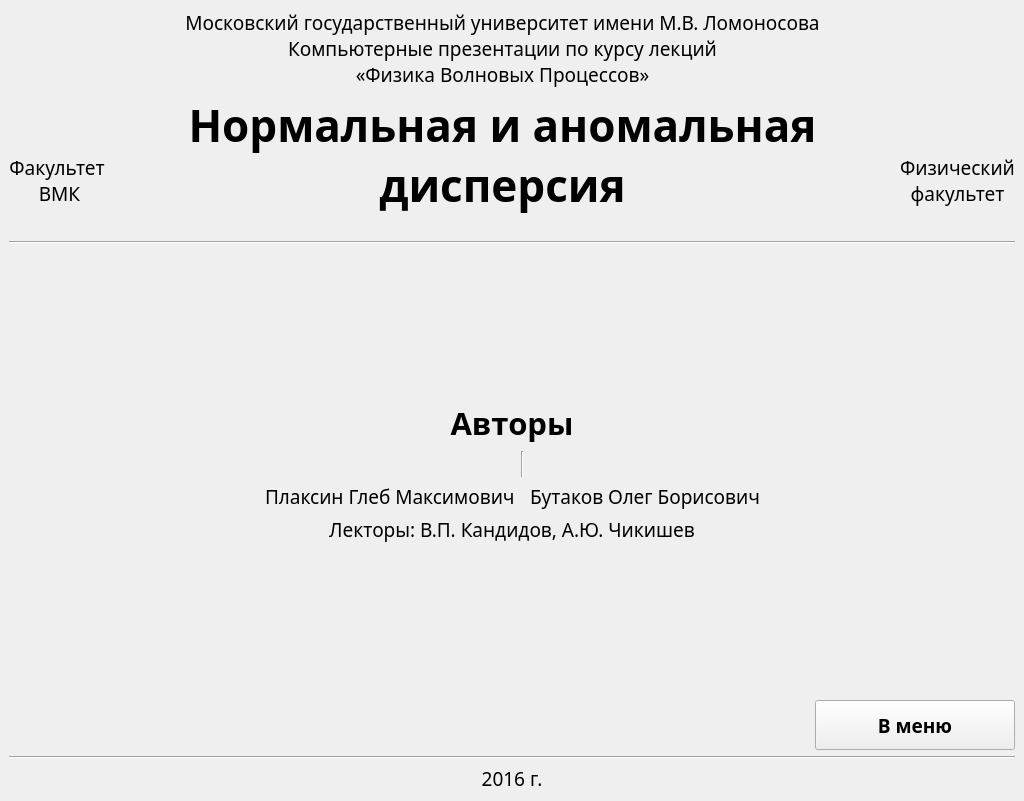
<?xml version="1.0" encoding="UTF-8"?>
<ui version="4.0">
 <class>AuthorsWindow</class>
 <widget class="QMainWindow" name="AuthorsWindow">
  <property name="geometry">
   <rect>
    <x>0</x>
    <y>0</y>
    <width>1024</width>
    <height>801</height>
   </rect>
  </property>
  <property name="windowTitle">
   <string>Авторы | Нормальная и Аномальная дисперсия</string>
  </property>
  <widget class="QWidget" name="centralWidget">
   <property name="font">
    <font>
     <family>Courant</family>
     <pointsize>14</pointsize>
    </font>
   </property>
   <layout class="QVBoxLayout" name="verticalLayout">
    <item>
     <layout class="QHBoxLayout" name="layoutHeader">
      <item>
       <layout class="QVBoxLayout" name="layoutHeaderFacultyCMC">
        <property name="sizeConstraint">
         <enum>QLayout::SetDefaultConstraint</enum>
        </property>
        <item>
         <widget class="QLabel" name="imageHeaderFacultyCMC">
          <property name="sizePolicy">
           <sizepolicy hsizetype="Preferred" vsizetype="Preferred">
            <horstretch>0</horstretch>
            <verstretch>0</verstretch>
           </sizepolicy>
          </property>
          <property name="text">
           <string/>
          </property>
          <property name="pixmap">
           <pixmap resource="../resources/Images.qrc">:/gfx/cmc1.png</pixmap>
          </property>
          <property name="scaledContents">
           <bool>false</bool>
          </property>
          <property name="alignment">
           <set>Qt::AlignCenter</set>
          </property>
         </widget>
        </item>
        <item>
         <widget class="QLabel" name="labelHeaderFacultyCMC">
          <property name="sizePolicy">
           <sizepolicy hsizetype="Preferred" vsizetype="Preferred">
            <horstretch>0</horstretch>
            <verstretch>0</verstretch>
           </sizepolicy>
          </property>
          <property name="font">
           <font>
            <weight>50</weight>
            <italic>false</italic>
            <bold>false</bold>
           </font>
          </property>
          <property name="text">
           <string>Факультет
 ВМК</string>
          </property>
          <property name="alignment">
           <set>Qt::AlignCenter</set>
          </property>
         </widget>
        </item>
       </layout>
      </item>
      <item>
       <layout class="QVBoxLayout" name="layoutHeaderLabels">
        <item>
         <widget class="QLabel" name="labelHeaderUniversity">
          <property name="sizePolicy">
           <sizepolicy hsizetype="Preferred" vsizetype="Preferred">
            <horstretch>0</horstretch>
            <verstretch>0</verstretch>
           </sizepolicy>
          </property>
          <property name="text">
           <string>Московский государственный университет имени М.В. Ломоносова
Компьютерные презентации по курсу лекций
«Физика Волновых Процессов»</string>
          </property>
          <property name="alignment">
           <set>Qt::AlignCenter</set>
          </property>
          <property name="wordWrap">
           <bool>true</bool>
          </property>
         </widget>
        </item>
        <item>
         <widget class="QLabel" name="labelHeaderPresentation">
          <property name="sizePolicy">
           <sizepolicy hsizetype="Preferred" vsizetype="Preferred">
            <horstretch>0</horstretch>
            <verstretch>0</verstretch>
           </sizepolicy>
          </property>
          <property name="font">
           <font>
            <pointsize>33</pointsize>
            <weight>75</weight>
            <bold>true</bold>
           </font>
          </property>
          <property name="text">
           <string>Нормальная и аномальная дисперсия</string>
          </property>
          <property name="alignment">
           <set>Qt::AlignCenter</set>
          </property>
          <property name="wordWrap">
           <bool>true</bool>
          </property>
         </widget>
        </item>
        <item>
         <spacer name="labelHeaderSpacer">
          <property name="orientation">
           <enum>Qt::Horizontal</enum>
          </property>
          <property name="sizeType">
           <enum>QSizePolicy::Expanding</enum>
          </property>
          <property name="sizeHint" stdset="0">
           <size>
            <width>40</width>
            <height>20</height>
           </size>
          </property>
         </spacer>
        </item>
       </layout>
      </item>
      <item>
       <layout class="QVBoxLayout" name="layoutHeaderFacultyPhysics">
        <item>
         <widget class="QLabel" name="imageHeaderFacultyPhysics">
          <property name="text">
           <string/>
          </property>
          <property name="textFormat">
           <enum>Qt::PlainText</enum>
          </property>
          <property name="pixmap">
           <pixmap resource="../resources/Images.qrc">:/gfx/fizfak.png</pixmap>
          </property>
          <property name="scaledContents">
           <bool>false</bool>
          </property>
          <property name="alignment">
           <set>Qt::AlignCenter</set>
          </property>
         </widget>
        </item>
        <item>
         <widget class="QLabel" name="labelHeaderFacultyPhysics">
          <property name="sizePolicy">
           <sizepolicy hsizetype="Preferred" vsizetype="Preferred">
            <horstretch>0</horstretch>
            <verstretch>0</verstretch>
           </sizepolicy>
          </property>
          <property name="text">
           <string>Физический
факультет</string>
          </property>
          <property name="alignment">
           <set>Qt::AlignCenter</set>
          </property>
         </widget>
        </item>
       </layout>
      </item>
     </layout>
    </item>
    <item>
     <widget class="Line" name="separatorHeader">
      <property name="orientation">
       <enum>Qt::Horizontal</enum>
      </property>
     </widget>
    </item>
    <item>
     <spacer name="verticalSpacerHeader">
      <property name="orientation">
       <enum>Qt::Vertical</enum>
      </property>
      <property name="sizeHint" stdset="0">
       <size>
        <width>20</width>
        <height>40</height>
       </size>
      </property>
     </spacer>
    </item>
    <item>
     <layout class="QVBoxLayout" name="layoutAuthors">
      <item>
       <widget class="QLabel" name="labelAuthors">
        <property name="font">
         <font>
          <pointsize>23</pointsize>
          <weight>75</weight>
          <bold>true</bold>
         </font>
        </property>
        <property name="text">
         <string>Авторы</string>
        </property>
        <property name="alignment">
         <set>Qt::AlignCenter</set>
        </property>
       </widget>
      </item>
      <item>
       <layout class="QGridLayout" name="layoutAuthorsPersons">
        <item row="1" column="1">
         <widget class="QLabel" name="labelGleba">
          <property name="text">
           <string>Плаксин Глеб Максимович</string>
          </property>
         </widget>
        </item>
        <item row="0" column="3">
         <widget class="QLabel" name="imageOleja">
          <property name="text">
           <string/>
          </property>
          <property name="pixmap">
           <pixmap resource="../resources/Images.qrc">:/gfx/oleja.png</pixmap>
          </property>
         </widget>
        </item>
        <item row="0" column="4">
         <spacer name="horizontalSpacerAuthorsRight">
          <property name="orientation">
           <enum>Qt::Horizontal</enum>
          </property>
          <property name="sizeHint" stdset="0">
           <size>
            <width>40</width>
            <height>20</height>
           </size>
          </property>
         </spacer>
        </item>
        <item row="0" column="0">
         <spacer name="horizontalSpacerAuthorsLeft">
          <property name="orientation">
           <enum>Qt::Horizontal</enum>
          </property>
          <property name="sizeHint" stdset="0">
           <size>
            <width>40</width>
            <height>20</height>
           </size>
          </property>
         </spacer>
        </item>
        <item row="0" column="2">
         <widget class="Line" name="separatorAuthors">
          <property name="orientation">
           <enum>Qt::Vertical</enum>
          </property>
         </widget>
        </item>
        <item row="0" column="1">
         <widget class="QLabel" name="imageGleba">
          <property name="text">
           <string/>
          </property>
          <property name="pixmap">
           <pixmap resource="../resources/Images.qrc">:/gfx/gleba.png</pixmap>
          </property>
         </widget>
        </item>
        <item row="1" column="3">
         <widget class="QLabel" name="labelOleja">
          <property name="text">
           <string>Бутаков Олег Борисович</string>
          </property>
          <property name="alignment">
           <set>Qt::AlignRight|Qt::AlignTrailing|Qt::AlignVCenter</set>
          </property>
         </widget>
        </item>
       </layout>
      </item>
      <item>
       <widget class="QLabel" name="labelUbludky">
        <property name="text">
         <string>Лекторы: В.П. Кандидов, А.Ю. Чикишев</string>
        </property>
        <property name="alignment">
         <set>Qt::AlignCenter</set>
        </property>
       </widget>
      </item>
     </layout>
    </item>
    <item>
     <spacer name="verticalSpacerFooter">
      <property name="orientation">
       <enum>Qt::Vertical</enum>
      </property>
      <property name="sizeHint" stdset="0">
       <size>
        <width>20</width>
        <height>40</height>
       </size>
      </property>
     </spacer>
    </item>
    <item>
     <layout class="QHBoxLayout" name="layoutToMenuButton">
      <item>
       <spacer name="horizontalSpacerToMenu">
        <property name="orientation">
         <enum>Qt::Horizontal</enum>
        </property>
        <property name="sizeHint" stdset="0">
         <size>
          <width>40</width>
          <height>20</height>
         </size>
        </property>
       </spacer>
      </item>
      <item>
       <widget class="QPushButton" name="pushButtonToMenu">
        <property name="sizePolicy">
         <sizepolicy hsizetype="Minimum" vsizetype="Fixed">
          <horstretch>0</horstretch>
          <verstretch>0</verstretch>
         </sizepolicy>
        </property>
        <property name="minimumSize">
         <size>
          <width>200</width>
          <height>50</height>
         </size>
        </property>
        <property name="font">
         <font>
          <weight>75</weight>
          <bold>true</bold>
         </font>
        </property>
        <property name="text">
         <string>В меню</string>
        </property>
       </widget>
      </item>
     </layout>
    </item>
    <item>
     <widget class="Line" name="separatorFooter">
      <property name="orientation">
       <enum>Qt::Horizontal</enum>
      </property>
     </widget>
    </item>
    <item>
     <layout class="QHBoxLayout" name="layoutFooter">
      <item>
       <widget class="QLabel" name="labelFooterYear">
        <property name="text">
         <string>2016 г.</string>
        </property>
        <property name="alignment">
         <set>Qt::AlignCenter</set>
        </property>
       </widget>
      </item>
     </layout>
    </item>
   </layout>
  </widget>
 </widget>
 <resources>
  <include location="../resources/Images.qrc"/>
 </resources>
 <connections/>
</ui>
